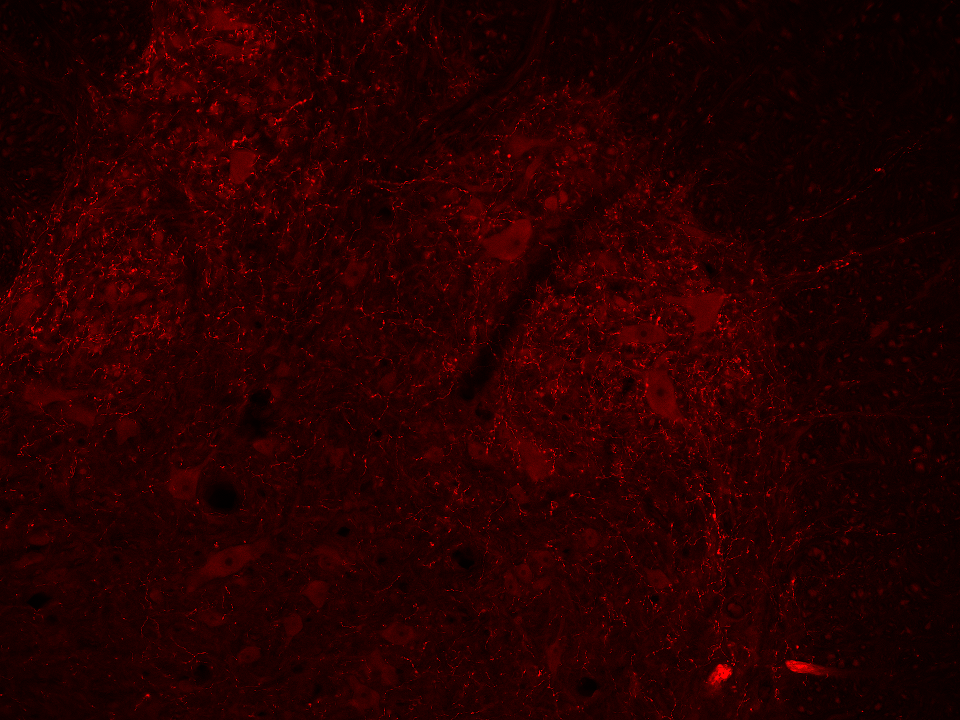
#> input picture images_5HT/dAIH_20x_sectioning_2_CH2.tif, 960 x 720 px; its folder holds only this picture in this run
$ python ML_interface_SVM_V3.py   (older library calls are emulated)
#> lines starting #> are read from the running program, lines starting #| are printed output that depends on the picture
### DataManager.py
# -*- coding: utf-8 -*-
"""
Created on Tue Aug  4 15:31:36 2020

@author: jsalm
"""

import os
import numpy as np
import cv2
import pickle

class DataMang:
    def __init__(self,directory):
        # dir_n = os.path.join(os.path.dirname(__file__),dirname)
        self.directory = directory
        self.dir_len = len([name for name in os.listdir(directory) if os.path.isfile(os.path.join(directory,name))])
    'end def'

    # [4 lines left out: function save_obj, not called in this run]
    'end def'

    # [5 lines left out: function load_obj, not called in this run]
    'end def'

    def _load_image(self,rootdir):
#> called with rootdir = 'images_5HT/dAIH_20x_sectioning_2_CH2.tif'
        im = np.array(cv2.imread(rootdir)[:,:,:]/255).astype(np.float32)
        # im[im==0] = "nan"
        # im[im==1] = np.nanmin(im)
        # im[np.isnan(im)] = np.nanmin(im)
        return im

    def open_dir(self,im_list):
        """
        This is a chunky directory manager.

        Parameters
        ----------
        *args : int or list of int


        Yields
        ------
        im : TYPE
            DESCRIPTION.
        nW : TYPE
            DESCRIPTION.
        nH : TYPE
            DESCRIPTION.

        """
        count = 0
        for root, dirs, files in os.walk(self.directory):
            for f in files:
                if isinstance(im_list,list):
                    if count in im_list:
                        impath = os.path.join(root,f)
                        im = self._load_image(impath)
                        name = [x for x in map(str.strip, f.split('.')) if x]
                        nW,nH,chan = im.shape
                        yield (im,nW,nH,chan,name[0])
                    'end if'
                count += 1
                'end if'
            'end for'
        'end for'
    'end def'
'end class'
'''
####Learning Curve####
train_sizes, train_scores, test_scores =\
                learning_curve(estimator=pipe_svc,
                               X=X_train,
                               y=y_train,
                               train_sizes=np.linspace(0.1, 1.0, 20),
                               cv=10,
                               n_jobs=-1)

train_mean = np.mean(train_scores, axis=1)
train_std = np.std(train_scores, axis=1)
test_mean = np.mean(test_scores, axis=1)
test_std = np.std(test_scores, axis=1)

plt.figure("Learning Curve")
plt.plot(train_sizes, train_mean,
         color='blue', marker='o',
         markersize=5, label='training accuracy')

plt.fill_between(train_sizes,
                 train_mean + train_std,
                 train_mean - train_std,
                 alpha=0.15, color='blue')

plt.plot(train_sizes, test_mean,
         color='green', linestyle='--',
         marker='s', markersize=5,
         label='validation accuracy')

plt.fill_between(train_sizes,
                 test_mean + test_std,
                 test_mean - test_std,
                 alpha=0.15, color='green')

plt.grid()
plt.xlabel('Number of training samples')
plt.ylabel('Accuracy')
plt.legend(loc='lower right')
plt.tight_layout()
plt.ylim([0,1])
#plt.savefig('images/06_05.png', dpi=300)
plt.show()
'''

### ML_interface_SVM_V3.py
# -*- coding: utf-8 -*-
"""
Created on Mon Apr 13 15:04:48 2020

@author: jsalm
"""

# import the necessary packages
import cv2
import os
import numpy as np
# initialize the list of reference points and boolean indicating
# whether cropping is being performed or not
import DataManager


refPt = []

cropping = False
# global DEFAULT
# DEFAULT = np.array([])

# [18 lines left out: function click_and_crop, not called in this run]
'end def'

# [11 lines left out: function mark_positive_line, not called in this run]
'end def'

class PanAndZoomState(object):
    """ Tracks the currently-shown rectangle of the image.
    Does the math to adjust this rectangle to pan and zoom."""
    MIN_SHAPE = np.array([50,50])
    def __init__(self, imShape, parentWindow):
        self.ul = np.array([0,0]) #upper left of the zoomed rectangle (expressed as y,x)
        self.imShape = np.array(imShape[0:2])
        self.shape = self.imShape #current dimensions of rectangle
        self.parentWindow = parentWindow
    # [20 lines left out: functions zoom, _fixBoundsAndDraw, not called in this run]
    def setYAbsoluteOffset(self,yPixel):
        self.ul[0] = min(max(0,yPixel), self.imShape[0]-self.shape[0])
        self._fixBoundsAndDraw()
    def setXAbsoluteOffset(self,xPixel):
        self.ul[1] = min(max(0,xPixel), self.imShape[1]-self.shape[1])
        self._fixBoundsAndDraw()
    # [8 lines left out: functions setYFractionOffset, setXFractionOffset, not called in this run]
'end class'

class PanZoomWindow(object):
    """ Controls an OpenCV window. Registers a mouse listener so that:
        1. right-dragging up/down zooms in/out
        2. right-clicking re-centers
        3. trackbars scroll vertically and horizontally
        4. pressing and dragging left button appends points to form trace
    You can open multiple windows at once if you specify different window names.
    You can pass in an onLeftClickFunction, and when the user left-clicks, this
    will call onLeftClickFunction(y,x), with y,x in original image coordinates."""
    def __init__(self,channel,img,img_name,key = -1, windowName = 'PanZoomWindow', onLeftClickFunction = None):
        self.WINDOW_NAME = windowName
        self.IMG_NAME = img_name
        self.H_TRACKBAR_NAME = 'x'
        self.V_TRACKBAR_NAME = 'y'
        self.DEFAULT_c = img[:,:,channel].copy()
        self.img = img
        self.img_prev = img.copy()
        self.onLeftClickFunction = onLeftClickFunction
        self.TRACKBAR_TICKS = 1000
        self.panAndZoomState = PanAndZoomState(img.shape, self)
        self.lButtonDownLoc = None
        self.mButtonDownLoc = None
        self.rButtonDownLoc = None
        self.tool_feature = "l"
        self.incMode = True
        self.a = None
        self.b = None
        self.points = [[]]
        self.points_display = [[]]
        self.poly_counter = -1
        cv2.namedWindow(self.WINDOW_NAME, cv2.WINDOW_NORMAL)
        self.redrawImage()
        cv2.setMouseCallback(self.WINDOW_NAME, self.onMouse)
        cv2.createTrackbar(self.H_TRACKBAR_NAME, self.WINDOW_NAME, 0, self.TRACKBAR_TICKS, self.onHTrackbarMove)
        cv2.createTrackbar(self.V_TRACKBAR_NAME, self.WINDOW_NAME, 0, self.TRACKBAR_TICKS, self.onVTrackbarMove)
    # [100 lines left out: functions onMouse, retract_lines, not called in this run]
    'end def'

    def menuChange(self):
        if cv2.waitKey(0) == ord('m'):
            print("""
                  2 tools: polyline or polyfill
                  press 't' to change tool
                  press 'c' to change mode
                  press 'q' to quit
                  press 'r' to reset line
                  press 'p' to predict
                  """)
            print("press 't' to change from "+str(self.tool_feature))
            if cv2.waitKey(0) == ord('t'):
                print('changing tool')
                if self.tool_feature == "l":
                    self.tool_feature = "f"
                elif self.tool_feature == "f":
                    self.tool_feature = "l"
            if cv2.waitKey(0) == ord('c'):
                print('changing mode')
                if self.incMode:
                    self.incMode = False
                else:
                    self.incMode = True
                return 0
            if cv2.waitKey(0) == ord('r'):
                print('redacting line')
                del self.points[-2:]
                del self.points_display[-2:]
                self.poly_counter -= 1

                self.retract_lines()

                self.points.append([])
                self.points_display.append([])
            if cv2.waitKey(0) == ord('p'):
                print("predicting...")
                img = self.inter_Polate(3,'poly')
                cv2.imshow(self.WINDOW_NAME,img)
        else:
            return 0
    'end def'
    def onVTrackbarMove(self,tickPosition):
        self.panAndZoomState.setYFractionOffset(float(tickPosition)/self.TRACKBAR_TICKS)
    def onHTrackbarMove(self,tickPosition):
        self.panAndZoomState.setXFractionOffset(float(tickPosition)/self.TRACKBAR_TICKS)
    def redrawImage(self):
        pzs = self.panAndZoomState
        cv2.imshow(self.WINDOW_NAME, self.img[int(pzs.ul[0]):int(pzs.ul[0]+pzs.shape[0]), int(pzs.ul[1]):int(pzs.ul[1]+pzs.shape[1])])
    def export_point_data(self,im_num,save_file):
        os.chdir(os.path.join(os.path.dirname(__file__),save_file))
        array = self.img[:,:,0] == 255
        array.astype('int16').tofile(self.IMG_NAME+"_traind.bin")
    'end def'
    def predict_rest(self,save=True):
        pass
    'end def'
'end class'

def import_train_data(im_name,imshape,filename):
    """


    Parameters
    ----------
    im_name : string
        name of file containing training data (.tif file)
    imshape : tuple
        Width and Length of the image
    filename : string
        directory where images are being stored

    Returns
    -------
    bitimage : int16
        binary/integer image of true false labelings for training data

    """
    filedir = os.path.join(os.path.dirname(__file__),filename,im_name+"_traind.bin")
    bitimage = np.fromfile(filedir,dtype='int16')
    bitimage = bitimage.reshape(imshape)
    return bitimage
'end def'

def main(image,im_num,name):
    window = PanZoomWindow(2,image,name,name)
    key = -1
    print("press 'm' for Menu")
    # keep looping until the 'q' key is pressed
    while key != ord('q') and key != 27 and cv2.getWindowProperty(window.WINDOW_NAME,0) >=0:
        cv2.waitKey(0)
        window.menuChange()
    'end while'
    # close all open windows
    cv2.destroyAllWindows()
    window.export_point_data(im_num,"train_71420")
    return window
'end def'
'''
if __name__ == "__main__":
    foldername = "images_5HT"
    #dealing with the Channel situation: display RGB but edit gray scale
    im_dir = ThreeD_Recon_V3.DataMang(foldername)
    im_list = [i for i in range(0,im_dir.dir_len)]
    count = 0
    for gen in im_dir.open_dir(im_list):
        image,nW,nH,chan = gen
        wind = PanZoomWindow(2,image)
        wind.points = import_point_data(count,"train_71420")
        count +=1
        break
    X, y, Xp, fitted, predictions = wind.inter_Polate(3,'poly')
    wind.print_model(X, y, Xp,fitted,predictions)
    predict_img = wind.data_to_img(predictions)
    plt.figure('prediction image');plt.imshow(predict_img)
    Filters.imshow_overlay(wind.DEFAULT_c,)

'''
if __name__ == "__main__":
    foldername = r"C:\Users\jsalm\Documents\Python Scripts\SVM_7232020\images_5HT"
    #dealing with the Channel situation: display RGB but edit gray scale
    im_dir = DataManager.DataMang(foldername)
    im_list = [i for i in range(0,im_dir.dir_len)]
    count = 0
    for gen in im_dir.open_dir(im_list):
        image,nW,nH,chan,name = gen
#> nW = 720; nH = 960; chan = 3; name = 'dAIH_20x_sectioning_2_CH2'
        print("1")
        wind = main(image,im_list[count],name)
#> in __init__, `self.DEFAULT_c = img[:,:,channel].copy()`:
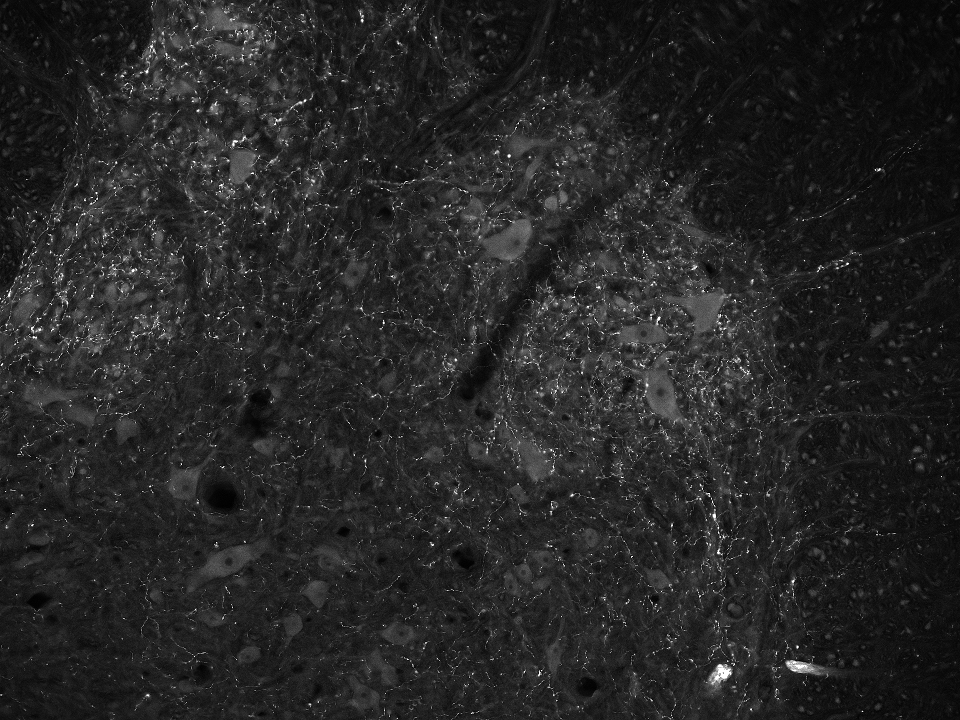
#> self.DEFAULT_c: shape (720, 960) float32; min 0, max 1, mean 0.148
#> (key q is pressed here)
#> in export_point_data, `array = self.img[:,:,0] == 255`: array: shape (720, 960) bool; every value is 0
        bool_im = import_train_data(name,(nW,nH),'train_71420')
#> (the run stopped early here; a loop or call above may not have finished)

$ run again, on images_5HT/dAIH_20x_sectioning_3L_CH2.tif
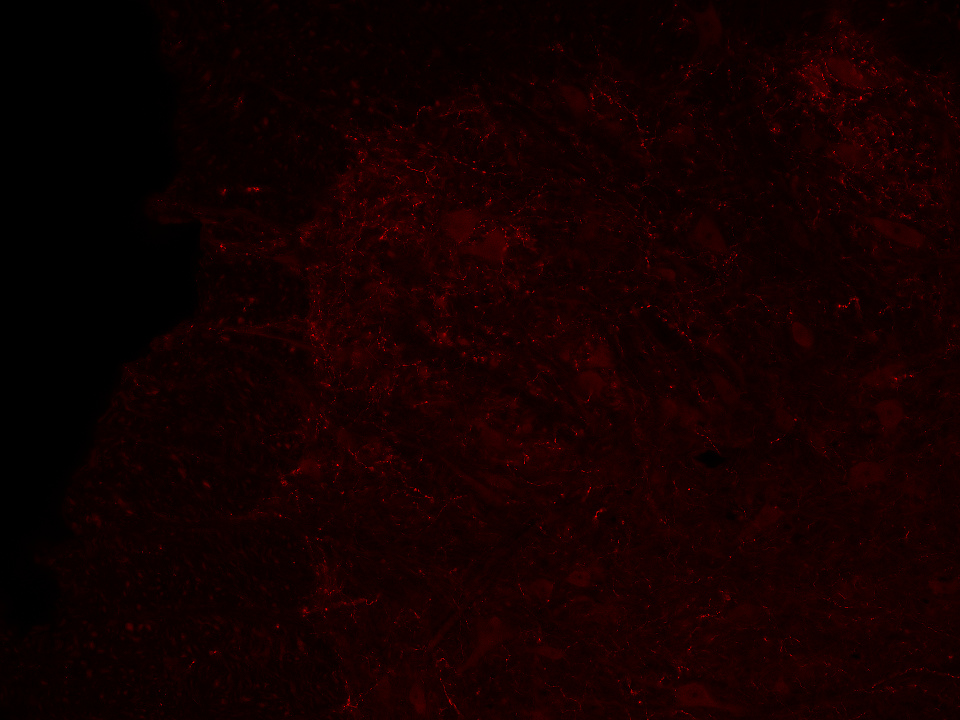
#> input picture images_5HT/dAIH_20x_sectioning_3L_CH2.tif, 960 x 720 px
#> nW = 720; nH = 960; chan = 3; name = 'dAIH_20x_sectioning_3L_CH2'
#> in __init__, `self.DEFAULT_c = img[:,:,channel].copy()`:
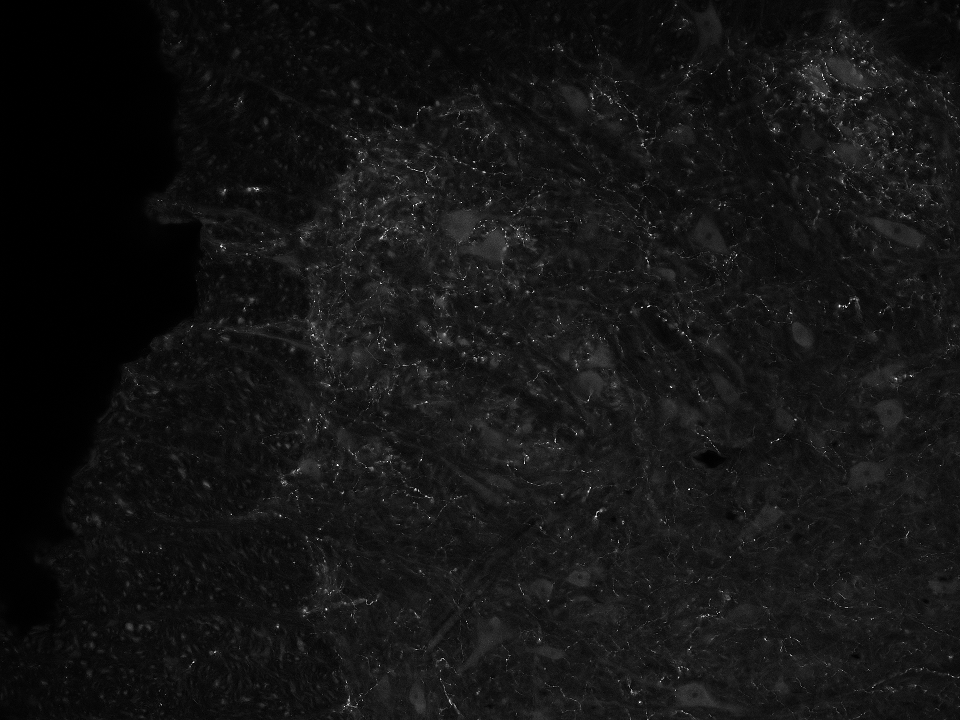
#> self.DEFAULT_c: shape (720, 960) float32; min 0, max 1, mean 0.0778
#> array: shape (720, 960) bool; every value is 0

$ run again, on images_5HT/dAIH_20x_sectioning_3R_CH2.tif
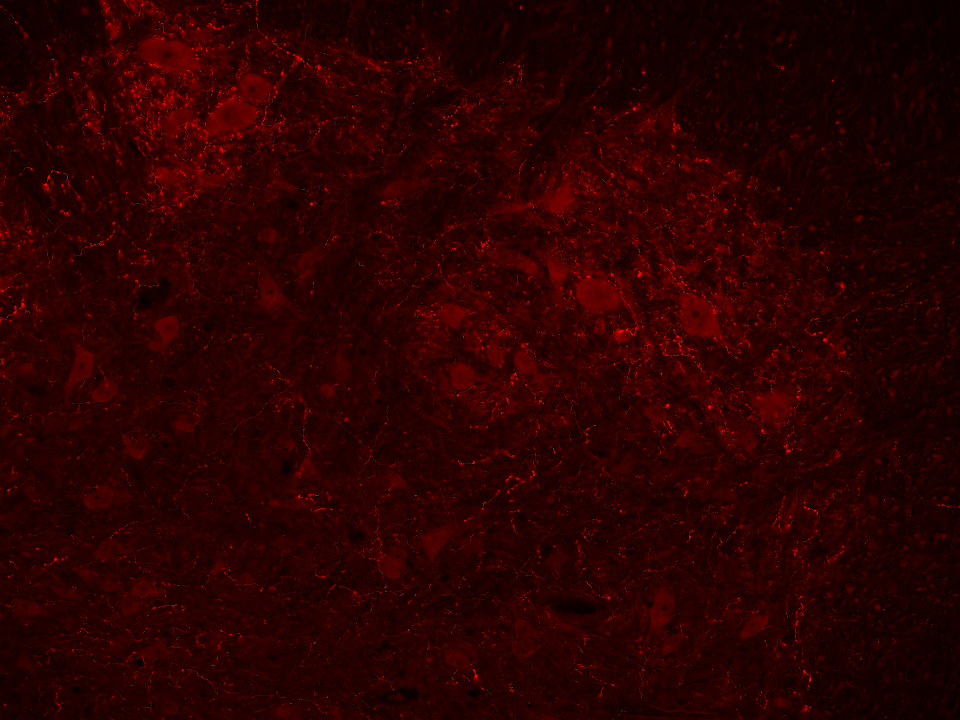
#> input picture images_5HT/dAIH_20x_sectioning_3R_CH2.tif, 960 x 720 px
#> nW = 720; nH = 960; chan = 3; name = 'dAIH_20x_sectioning_3R_CH2'
#> in __init__, `self.DEFAULT_c = img[:,:,channel].copy()`:
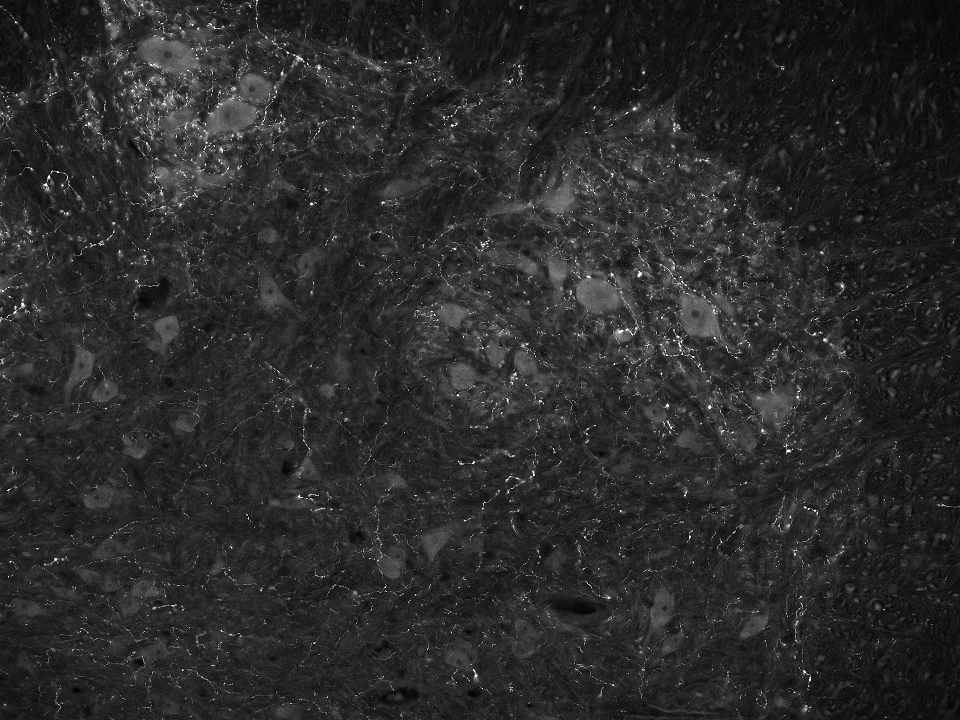
#> self.DEFAULT_c: shape (720, 960) float32; min 0, max 1, mean 0.168
#> array: shape (720, 960) bool; every value is 0

$ run again, on images_5HT/injured 60s_sectioned_CH2.tif
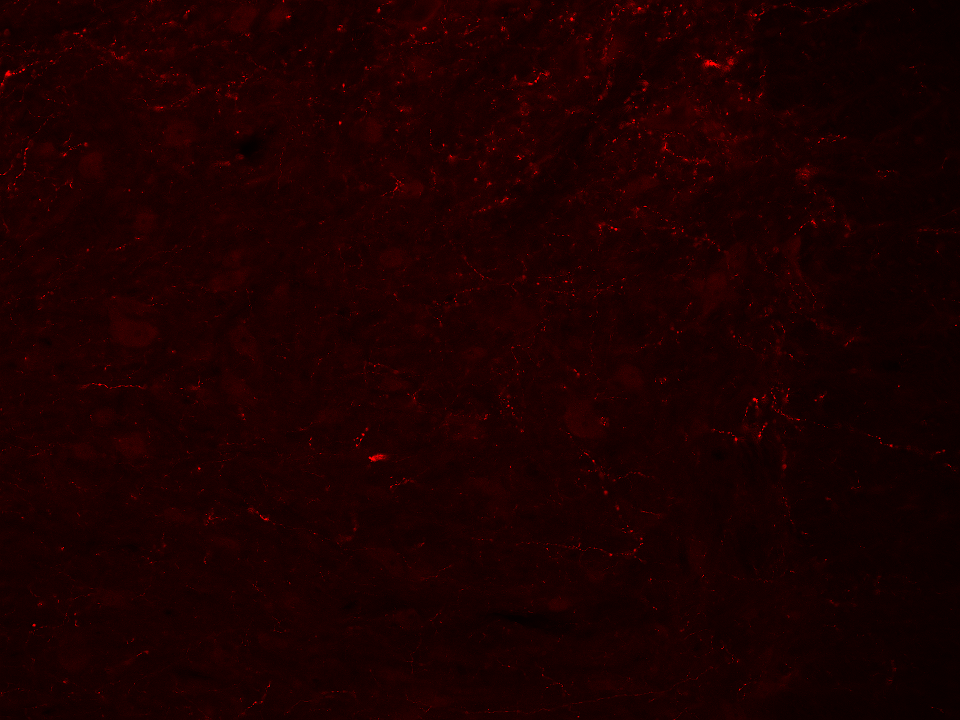
#> input picture images_5HT/injured 60s_sectioned_CH2.tif, 960 x 720 px
#> nW = 720; nH = 960; chan = 3; name = 'injured 60s_sectioned_CH2'
#> in __init__, `self.DEFAULT_c = img[:,:,channel].copy()`:
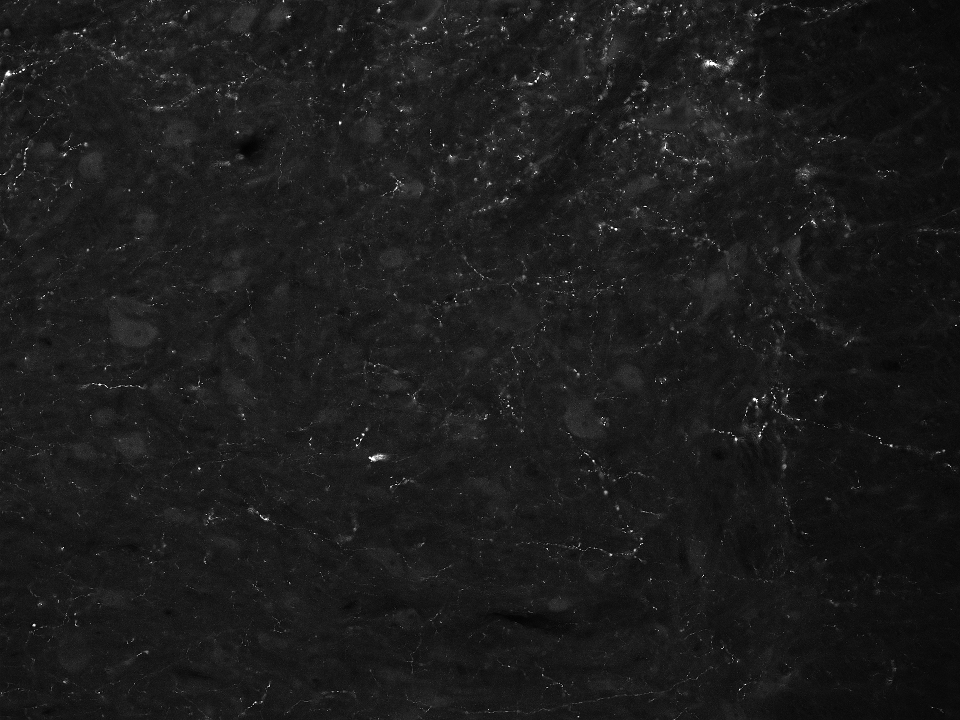
#> self.DEFAULT_c: shape (720, 960) float32; min 0, max 1, mean 0.109
#> array: shape (720, 960) bool; every value is 0
